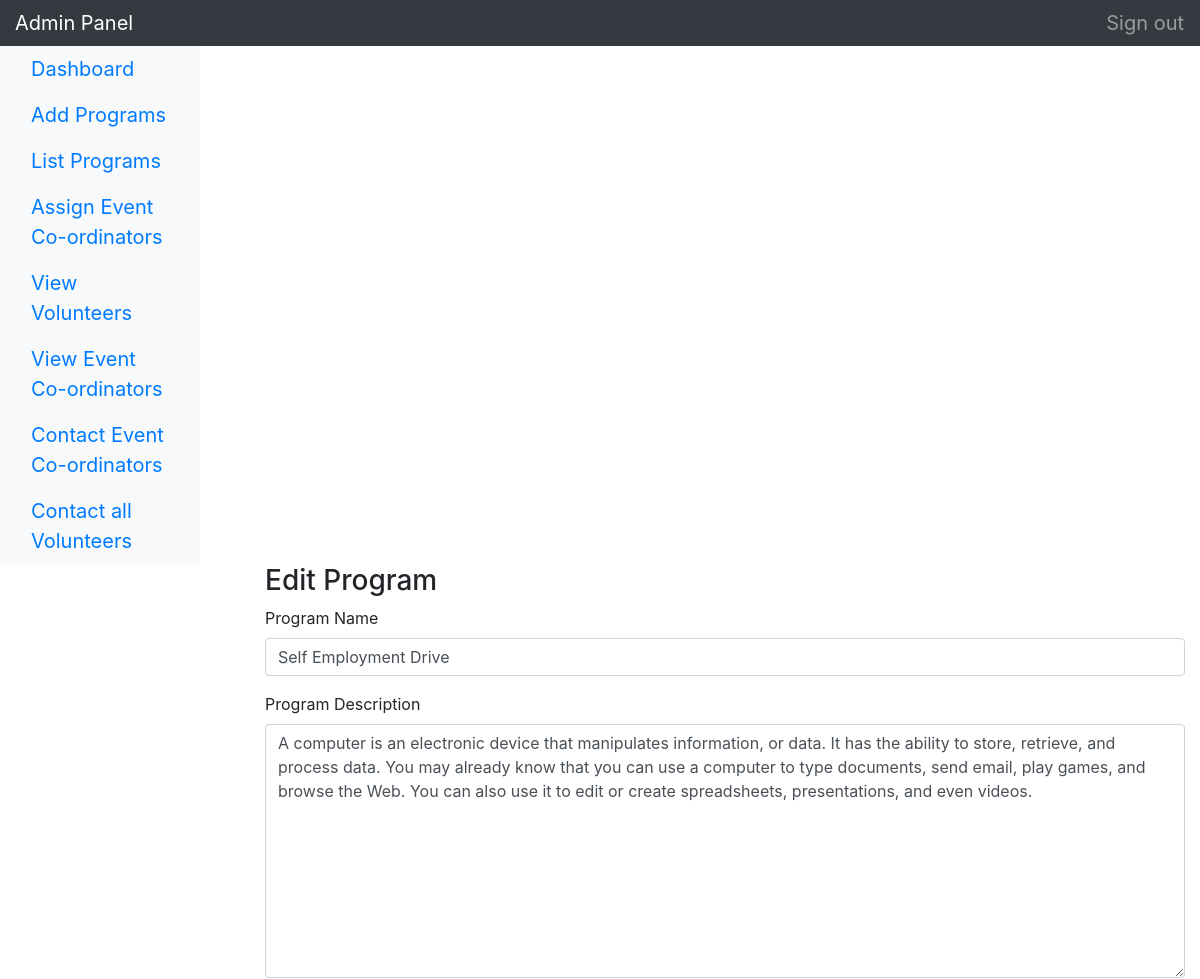
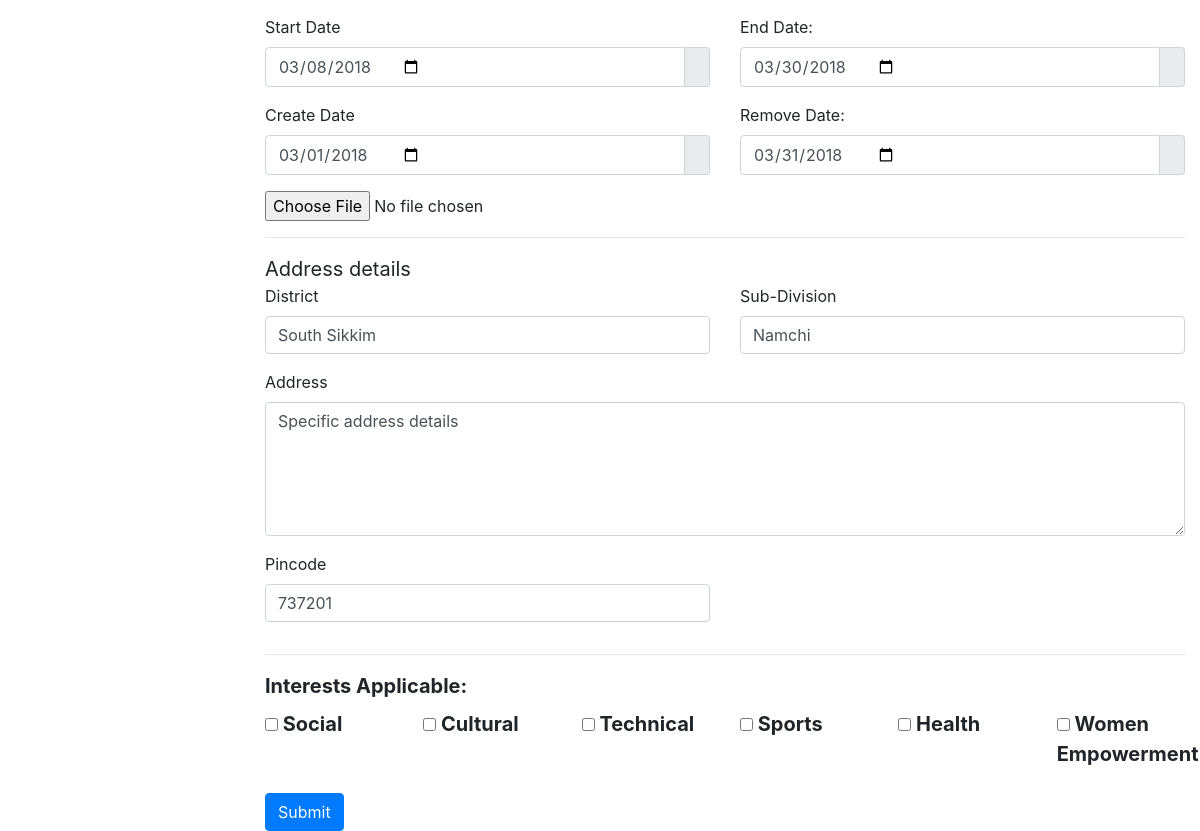
/AdminPanel/manage/editPage.php?id=8 (signed in), run on the app's committed database (2 pictures, top to bottom).
### tables this page shows
CREATE TABLE `event` (
  `eid` int(10) NOT NULL,
  `ename` varchar(250) NOT NULL,
  `description` text NOT NULL,
  `overview` text NOT NULL,
  `district` varchar(250) NOT NULL,
  `subdivision` varchar(250) NOT NULL,
  `block` text NOT NULL,
  `address` varchar(320) NOT NULL,
  `pincode10` int(10) NOT NULL,
  `cid` int(10) NOT NULL,
  `createdate` date NOT NULL,
  `removedate` date NOT NULL,
  `startdate` date NOT NULL,
  `enddate` date NOT NULL,
  `social` tinyint(1) NOT NULL,
  `technical` tinyint(1) NOT NULL,
  `cultural` tinyint(1) NOT NULL,
  `womenempowerment` tinyint(1) NOT NULL,
  `sports` tinyint(1) NOT NULL,
  `health` tinyint(1) NOT NULL,
  `image` longblob NOT NULL
);

### AdminPanel/manage/page/pageClass.php (called while the page is built, shortened)
<?php
class pageClass extends connectionClass{
    public function particularPage($id){
        $select="select * from event where eid='$id'";
        $result= $this->query($select) or die($this->error);
        $count=$result->num_rows;
        if($count<1)
        {
            return"There is no row";
        }
        else{
            return $row=$result->fetch_array(1);
        }
    }
}
?>

### AdminPanel/manage/editPage.php (the view, shortened to what this page needs)
<?php
include_once './page/pageclass.php';
$pageClass= new pageClass();
$id=$_GET["id"];
$pageDetails=$pageClass->particularPage($id);
?>
<!DOCTYPE html>
<html lang="en">
  <head>
    <link href="http://getbootstrap.com/dist/css/bootstrap.min.css" rel="stylesheet">
    <link href="http://getbootstrap.com/docs/4.0/examples/dashboard/dashboard.css" rel="stylesheet">
  </head>
  <body>
    <nav class="navbar navbar-dark sticky-top bg-dark flex-md-nowrap p-0">
      <a class="navbar-brand col-sm-3 col-md-2 mr-0" href="#">Admin Panel</a>
      <ul class="navbar-nav px-3">
        <li class="nav-item text-nowrap">
          <a class="nav-link" href="logout.php">Sign out</a>
        </li>
      </ul>
    </nav>
    <div class="container-fluid">
      <div class="row">
        <nav class="col-md-2 d-none d-md-block bg-light sidebar">
          <div class="sidebar-sticky">
            <ul class="nav flex-column">
              <li class="nav-item">
                <a class="nav-link active" href="#">
                  Dashboard <span class="sr-only">(current)</span>
                </a>
              </li>
              <li class="nav-item">
                <a class="nav-link" href="addPage.php">
                  Add Programs
                </a>
              </li>
              <li class="nav-item">
                <a class="nav-link" href="listPage.php">
                  List Programs
                </a>
              </li>
              <li class="nav-item">
                <a class="nav-link" href="#">
                  Assign Event Co-ordinators
                </a>
              </li>
              <li class="nav-item">
                <a class="nav-link" href="view-volunteers.php">
                  View Volunteers
                </a></li>
              <li class="nav-item">
                <a class="nav-link" href="view-coordinators.php">
                  View Event Co-ordinators
                </a>
              </li>
              <li class="nav-item">
                <a class="nav-link" href="coordinatorsms.php">
                  Contact Event Co-ordinators
                </a>
              </li>
              <li class="nav-item">
                <a class="nav-link" href="eventsms.php">
             Contact all Volunteers
                </a>
              </li>
              </ul>
           </div>
        </nav>
    <div class="container" style="margin-left: 250px;">
        <h3>Edit Program</h3>
        <form method="post" action="<?php echo $_SERVER["PHP_SELF"]."?id=$id"; ?>">
        <div class="form-group">
          <label for="example1">Program Name</label>
          <input type="text" class="form-control" id="example1" value="<?php echo $pageDetails['ename']; ?>" name="PageName"  placeholder="Enter Page name">
        </div>
        <div class="form-group">
          <label for="example3">Program Description</label>
          <textarea class="form-control" id="example3" name="Pagedetails" placeholder="Enter Page Description" rows="10"><?php echo $pageDetails['description']; ?></textarea>
        </div>
        <div class="row">
            <div class="col-md-6 col-sm-6 col-xs-12">
                <div class="form-group ">
                    <label class="control-label " for="date">
                    Start Date
                    </label>
                    <div class="input-group">
                        <input class="form-control" id="date" name="Sdate"  type="date" value="<?php echo $pageDetails['startdate']; ?>">
                        <div class="input-group-addon">
                        </div>
                    </div>
                </div>
            </div>
            <div class="col-md-6 col-sm-6 col-xs-12">
                <div class="form-group ">
                    <label class="control-label " for="date">
                    End Date:
                    </label>
                    <div class="input-group">
                        <input class="form-control" id="date" name="Edate"  type="date" value="<?php echo $pageDetails['enddate']; ?>">
                        <div class="input-group-addon">
                        </div>
                    </div>
                </div>
            </div>
        </div>
               <div class="row">
            <div class="col-md-6 col-sm-6 col-xs-12">
                <div class="form-group ">
                    <label class="control-label " for="date">
                    Create Date
                    </label>
                    <div class="input-group">
                        <input class="form-control" id="date" name="Cdate"  type="date" value="<?php echo $pageDetails['createdate']; ?>">
                        <div class="input-group-addon">
                        </div>
                    </div>
                </div>
            </div>
            <div class="col-md-6 col-sm-6 col-xs-12">
                <div class="form-group ">
                    <label class="control-label " for="date">
                    Remove Date:
                    </label>
                    <div class="input-group">
                        <input class="form-control" id="date" name="Rdate"  type="date" value="<?php echo $pageDetails['removedate']; ?>">
                        <div class="input-group-addon">
                        </div>
                    </div>
                </div>
            </div>
        </div>
        <input type="file" name="image" id="image" />
         <br />
         <hr>
        <span style="font-size: 20px">Address details</br></span>
        <div class="row">
        <div class="col-md-6 col-sm-6 col-xs-12">
        <div class="form-group">
        <label for="example1">District</label>
        <input type="text" class="form-control" id="example1" value="<?php echo $pageDetails['district']; ?>" name="District" placeholder="Enter District">
        </div>
        </div>
        <div class="col-md-6 col-sm-6 col-xs-12">
        <div class="form-group">
        <label for="example1">Sub-Division</label>
        <input type="text" class="form-control" id="example1" value="<?php echo $pageDetails['subdivision']; ?>" name="Subdivision" placeholder="Enter Sub-Division">
        </div>
        </div>
        </div>
        <div class="row">
        <div class="col-sm-12">
        <div class="form-group">
        <label for="addr">Address</label>
        <textarea class="form-control" id="addr" name="address" placeholder="address" rows="5"><?php echo $pageDetails['address']; ?></textarea>
        </div>
        </div>
        </div>
        <div class="row">
        <div class="col-md-6 col-sm-6 col-xs-12">
        <div class="form-group">
            <label for="pin">Pincode</label>
            <input type="number" class="form-control" id="pin" value="<?php echo $pageDetails['pincode10']; ?>" name="pin"  placeholder="Enter Pinnumber" min="737101" max="737139">
        </div>
        </div>
        </div>
        <hr>
        <div class="form-group">
        <label for="" class="control-label"><b>Interests Applicable:</b></label>
        <div class="row">
        <div class="col-sm-2">
        <label class="checkbox-inline">
        <input type="checkbox" name="check_list[]" id="social" value="social"><b>&nbspSocial</b>
        </label>
        </div>
        <div class="col-sm-2">
        <label class="checkbox-inline">
        <input type="checkbox" name="check_list[]" id="cultural" value="cultural"><b>&nbspCultural</b>
        </label>
        </div>
        <div class="col-sm-2">
        <label class="checkbox-inline">
        <input type="checkbox" name="check_list[]" id="tech" value="tech"><b>&nbspTechnical</b>
        </label>
        </div>
        <div class="col-sm-2">
        <label class="checkbox-inline">
        <input type="checkbox" name="check_list[]" id="sports" value="sports"><b>&nbspSports</b>
        </label>
        </div>
        <div class="col-sm-2">
        <label class="checkbox-inline">
        <input type="checkbox" name="check_list[]" id="health" value="health"><b>&nbspHealth</b>
        </label>
        </div>
        <div class="col-sm-2">
        <label class="checkbox-inline">
        <input type="checkbox" name="check_list[]" id="womenempowerment" value="womenempowerment"><b>&nbspWomen Empowerment</b>
        </label>
        </div>
        </div>
        </div>
            <button type="submit" name="submit" class="btn btn-primary">Submit</button>
      </form>
    </div>
  </body>
</html>

### AdminPanel/manage/editPage.php (style rules this page uses)
li a, b { font-size: 20px; }

### data on the page
event: PageName "Self Employment Drive", Pagedetails "A computer is an electronic device that manipulates information, or data. It has the ability to store, retrieve, and process data. You may already know that you can use a computer to type documents, send email, play games, and browse the Web. You can also use it to edit or create spreadsheets, presentations, and even videos.", Sdate "03/08/2018", Edate "03/30/2018", Cdate "03/01/2018", Rdate "03/31/2018", District "South Sikkim", Subdivision "Namchi", address "Specific address details", pin "737201"
